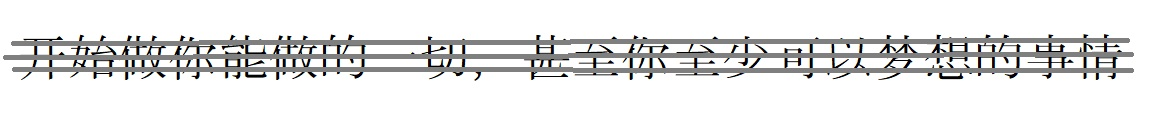
#> input picture lab4/4lab.jpg, 1154 x 124 px
$ python lab4.py
#> lines starting #> are read from the running program, lines starting #| are printed output that depends on the picture; after the words box and inside, x2 and y2 are one past the last pixel; in counts of white or black regions, pixels touching at a corner belong together
import cv2
import numpy as np
import matplotlib.pyplot as plt

# Загружаем изображение
img = cv2.imread('4lab.jpg')
#> img is the input picture: shape (124, 1154, 3); mean B, G, R 229.8, 230, 229.9
img_gray = cv2.cvtColor(img, cv2.COLOR_BGR2GRAY)

print(f'Размер изображения: {img_gray.shape}')
#| Размер изображения: (124, 1154)
print(f'Диапазон яркостей: {np.min(img_gray)} - {np.max(img_gray)}')
#| Диапазон яркостей: 0 - 255

'''СТРАТЕГИЯ: делаем серые полосы белыми как фон'''
plt.figure(figsize=(16, 10))

'''Исходное изображение'''
plt.subplot(3, 4, 1)
plt.imshow(img_gray, cmap='gray')
plt.title('1. Исходное\n(белый фон, черные буквы, серые полосы)')
plt.axis('off')

'''Анализируем гистограмму чтобы понять диапазон полос'''
plt.subplot(3, 4, 2)
plt.hist(img_gray.flatten(), bins=50, color='blue', alpha=0.7)
plt.title('Гистограмма яркостей')
plt.xlabel('Яркость')
plt.ylabel('Количество пикселей')

'''метод: заменяем серые пиксели на белые
Определяем диапазон серых полос (предположительно 100-200)'''
gray_min, gray_max = 100, 200
img_no_stripes_simple = img_gray.copy()
img_no_stripes_simple[(img_gray >= gray_min) & (img_gray <= gray_max)] = 255
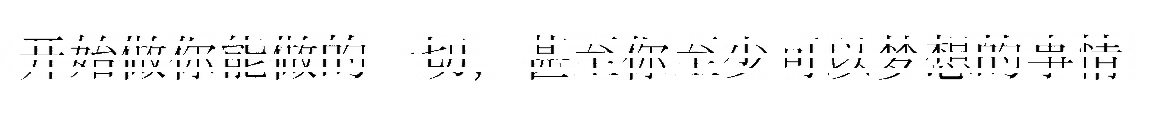
#> img_no_stripes_simple: shape (124, 1154); min 0, max 255, mean 246.7

plt.subplot(3, 4, 3)
plt.imshow(img_no_stripes_simple, cmap='gray')
plt.title('2. Замена серого на белый\n(100-200 → 255)')
plt.axis('off')

# 3. Более умный метод: определяем полосы автоматически
# Ищем горизонтальные линии (полосы)
edges = cv2.Canny(img_gray, 50, 150)
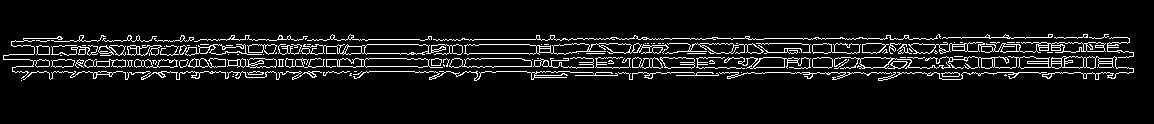
#> edges: shape (124, 1154); 7.2% white in thin lines or dots, all inside (x1, y1, x2, y2) = (3, 34, 1134, 81)
# Увеличиваем горизонтальные линии
kernel_horizontal = np.ones((1, 15), np.uint8)
stripes_mask = cv2.morphologyEx(edges, cv2.MORPH_CLOSE, kernel_horizontal)
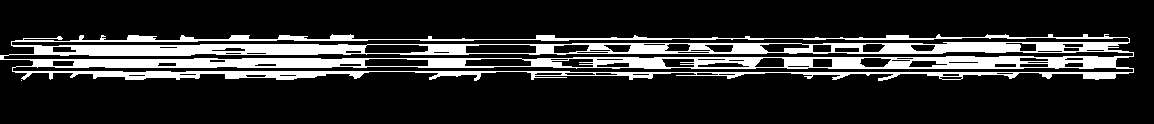
#> stripes_mask: shape (124, 1154); 16.8% white; 2 white regions (1 under 20 px), largest, box (x1, y1, x2, y2) and area: (0, 34, 1134, 81) 23979

'''Заменяем области полос на белый'''
img_no_stripes_smart = img_gray.copy()
img_no_stripes_smart[stripes_mask > 0] = 255
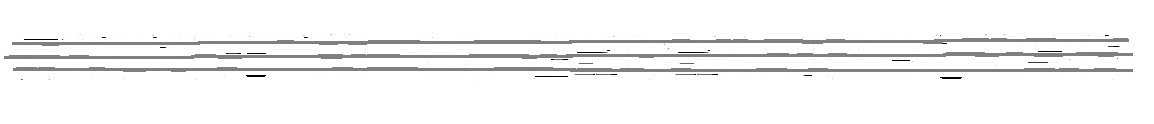
#> img_no_stripes_smart: shape (124, 1154); min 0, max 255, mean 243.8

plt.subplot(3, 4, 4)
plt.imshow(img_no_stripes_smart, cmap='gray')
plt.title('3. Умное удаление полос\n(по горизонтальным линиям)')
plt.axis('off')

'''Пороговая обработка: все что не черное - делаем белым'''
_, img_binary_clean = cv2.threshold(img_gray, 50, 255, cv2.THRESH_BINARY)
#> img_binary_clean: shape (124, 1154); 97.4% white; black in thin lines or dots, all inside (x1, y1, x2, y2) = (23, 35, 1121, 80)
plt.subplot(3, 4, 5)
plt.imshow(img_binary_clean, cmap='gray')
plt.title('4. Простой порог\n(<50=черный, >50=белый)')
plt.axis('off')

'''Адаптивная бинаризация на исходнике'''
img_adaptive = cv2.adaptiveThreshold(
    img_gray, 255,
    cv2.ADAPTIVE_THRESH_GAUSSIAN_C,
    cv2.THRESH_BINARY, 15, 5
)
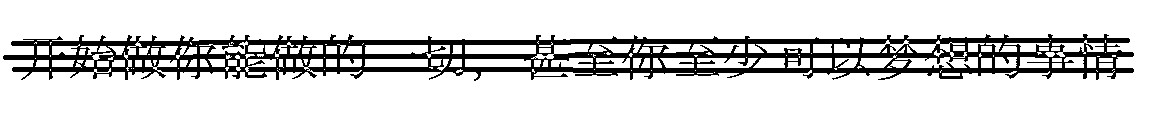
#> img_adaptive: shape (124, 1154); 84.6% white; 1 black region, box (x1, y1, x2, y2) and area: (3, 34, 1134, 81) 22094
plt.subplot(3, 4, 6)
plt.imshow(img_adaptive, cmap='gray')
plt.title('5. Адаптивная бинаризация\n(блок=15, C=5)')
plt.axis('off')

'''Комбинация: убираем полосы + адаптивная бинаризация'''
img_combo = cv2.adaptiveThreshold(
    img_no_stripes_simple, 255,
    cv2.ADAPTIVE_THRESH_GAUSSIAN_C,
    cv2.THRESH_BINARY, 11, 3
)
#> img_combo: shape (124, 1154); 96.4% white; black in thin lines or dots, all inside (x1, y1, x2, y2) = (1, 32, 1136, 88)
plt.subplot(3, 4, 7)
plt.imshow(img_combo, cmap='gray')
plt.title('6. Без полос + адаптивная')
plt.axis('off')

'''Увеличение контраста перед обработкой'''
img_high_contrast = cv2.convertScaleAbs(img_gray, alpha=2.0, beta=0)
_, img_contrast_binary = cv2.threshold(img_high_contrast, 100, 255, cv2.THRESH_BINARY)
plt.subplot(3, 4, 8)
plt.imshow(img_contrast_binary, cmap='gray')
plt.title('7. Высокий контраст + порог')
plt.axis('off')

'''Морфология для очистки текста'''
kernel_clean = np.ones((2,2), np.uint8)
img_morph = cv2.morphologyEx(img_binary_clean, cv2.MORPH_OPEN, kernel_clean)
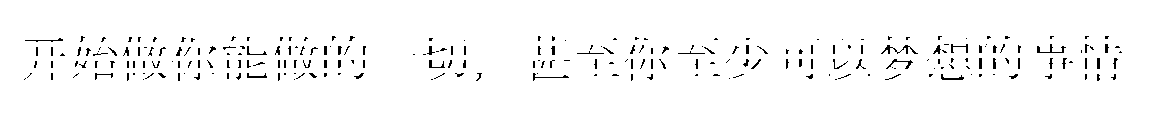
#> img_morph: shape (124, 1154); 97.4% white; black in thin lines or dots, all inside (x1, y1, x2, y2) = (24, 36, 1122, 81)
plt.subplot(3, 4, 9)
plt.imshow(img_morph, cmap='gray')
plt.title('8. Морфология: очистка')
plt.axis('off')

'''Увеличение размера для переводчика'''
scale = 3
height, width = img_binary_clean.shape
#> height = 124; width = 1154
img_large = cv2.resize(img_binary_clean, (width * scale, height * scale),
                      interpolation=cv2.INTER_NEAREST)
#> img_large: shape (372, 3462); 97.4% white; 252 black regions (33 under 20 px), largest, box (x1, y1, x2, y2) and area: (3108, 129, 3195, 156) 684, (2655, 174, 2736, 204) 576, (2820, 219, 2889, 237) 540
plt.subplot(3, 4, 10)
plt.imshow(img_large, cmap='gray')
plt.title(f'9. Увеличенное x{scale}\n(чистый текст)')
plt.axis('off')

'''Инверсия (черный текст на белом фоне)'''
img_inverted = 255 - img_binary_clean
plt.subplot(3, 4, 11)
plt.imshow(img_inverted, cmap='gray')
plt.title('10. Инверсия\n(белый текст на черном)')
plt.axis('off')

plt.tight_layout()
plt.show()
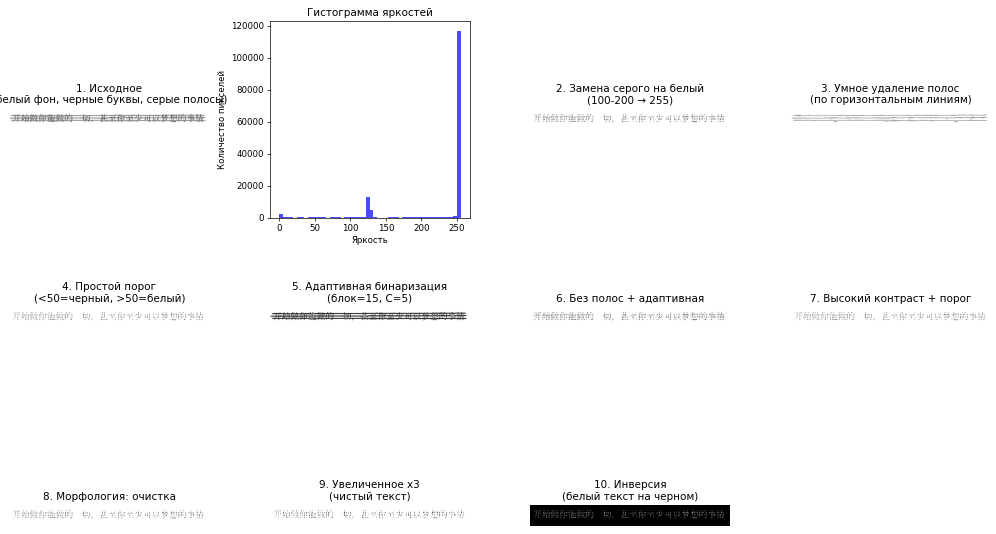
#> figure drawn by matplotlib, 11 panels; panel 2: tallest bar 116785 high, from x = 249.9 to 255

results = {
    "01_no_stripes_simple.jpg": img_no_stripes_simple,
    "02_no_stripes_smart.jpg": img_no_stripes_smart,
    "03_binary_clean.jpg": img_binary_clean,
    "04_adaptive.jpg": img_adaptive,
    "05_combo_no_stripes_adaptive.jpg": img_combo,
    "06_high_contrast_binary.jpg": img_contrast_binary,
    "07_morph_clean.jpg": img_morph,
    "08_large_x3_clean.jpg": img_large,
    "09_inverted.jpg": img_inverted
}

for filename, image in results.items():
    cv2.imwrite(filename, image)
    print(f"Сохранено: {filename}")
#> this loop made 9 passes
#> filename on passes 1 to 9: '01_no_stripes_simple.jpg', '02_no_stripes_smart.jpg', '03_binary_clean.jpg', '04_adaptive.jpg', '05_combo_no_stripes_adaptive.jpg', '06_high_contrast_binary.jpg', '07_morph_clean.jpg', '08_large_x3_clean.jpg', '09_inverted.jpg'
#| Сохранено: 01_no_stripes_simple.jpg
#| Сохранено: 02_no_stripes_smart.jpg
#| Сохранено: 03_binary_clean.jpg
#| Сохранено: 04_adaptive.jpg
#| Сохранено: 05_combo_no_stripes_adaptive.jpg
#| Сохранено: 06_high_contrast_binary.jpg
#| Сохранено: 07_morph_clean.jpg
#| Сохранено: 08_large_x3_clean.jpg
#> (further printed lines are left out)
